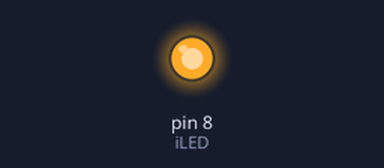
Recording of a sketch running on a simulated Arduino Uno, built with avr-gcc and run on an emulated ATmega328P. On the bench: output pins drawn as LEDs (lit = HIGH).

Above: at 0.1 s.
Timing chart, 0 to 1.6 s (numbered marks = the images above):
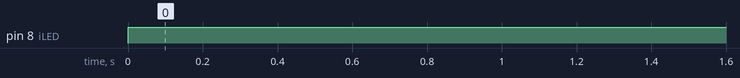

The sketch:

PWM_EXEMPLO_LED.ino
```cpp
int iLED = 8;

void setup()
{
  pinMode(iLED, OUTPUT);
}

void loop()
{
  analogWrite(iLED, 255);
}
```

Measured:
- by itself, pin 8 (iLED): LOW → HIGH at 0.00 s
